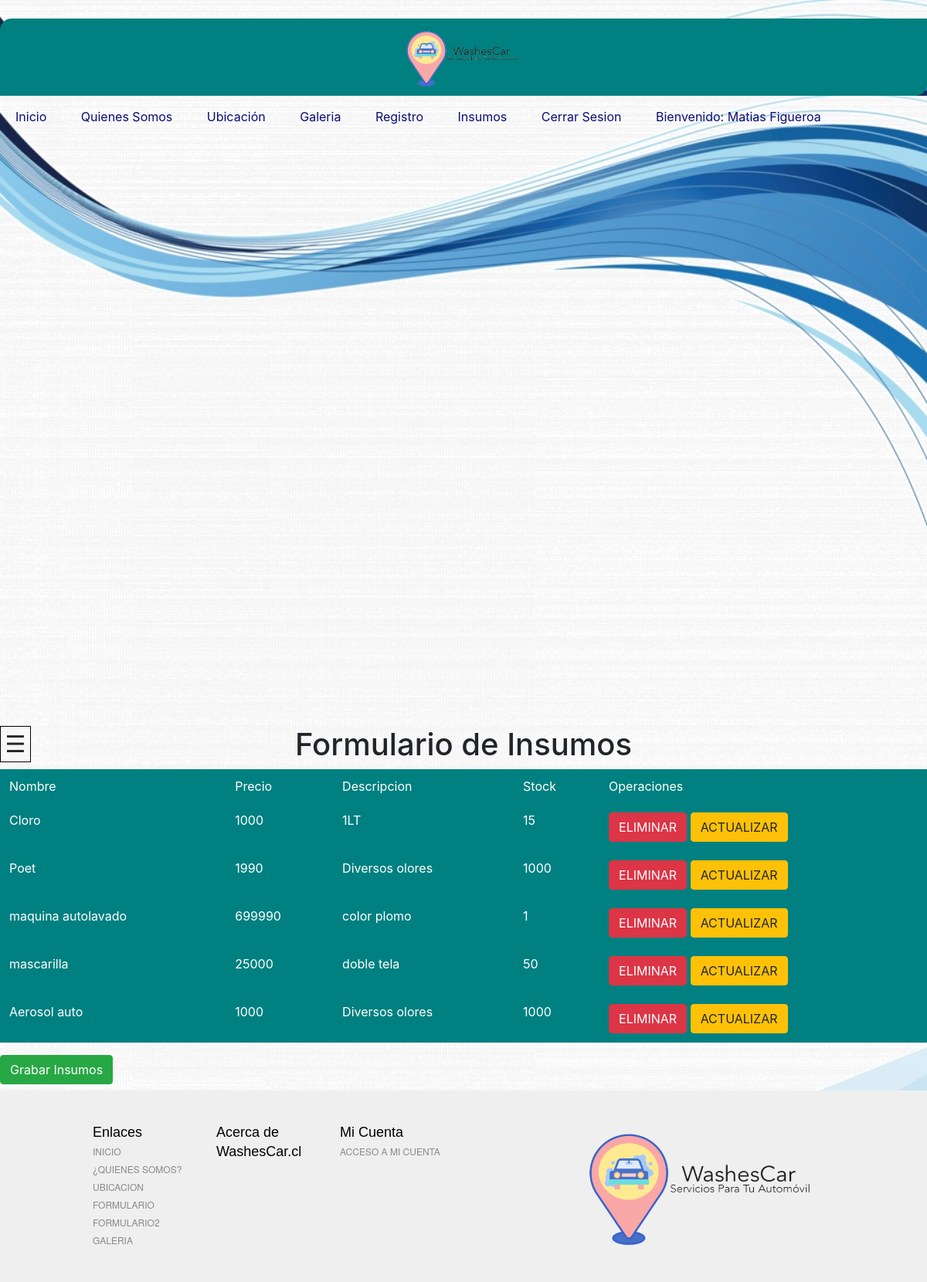
The page /lista_insumos/ (signed in) on the database its author committed.
### washescar/models.py (models this page shows, shortened)
class Insumos(models.Model):
    id = models.IntegerField(primary_key=True)
    nombre = models.TextField()
    precio = models.IntegerField()
    descripcion = models.TextField()
    stock = models.IntegerField()

### washescar/views.py (the view)
# urls.py: path('lista_insumos/',lista_insumos,name='LISTAINSUMOS'),
@login_required(login_url='/login/')
@permission_required('washescar.view_insumos',login_url='/login/')
def lista_insumos(request):
    insumos = Insumos.objects.all()
    return render(request,'web/admin_insumos.html',{'lista_insumos':insumos})

### washescar/templates/web/admin_insumos.html (shortened to what this page needs)
﻿ {% extends "web/plantilla.html" %}
{% load static %}
    {%  block estilos %}
      <link rel="stylesheet" href="https://cdn.jsdelivr.net/npm/bootstrap@4.5.3/dist/css/bootstrap.min.css">
    {% endblock estilos %}
    {%  block contenido %}
      <div class="contenido" >
        <div id="boton-menu">
            <span id="abrir" class="abrir-cerrar" href="javascript:void(0)" onclick="mostrar()">&#9776;</span><span id="cerrar" class="abrir-cerrar" href="#" onclick="ocultar()">&#9776;</span>
        </div>
        <h1 style="text-align: center;">Formulario de Insumos</h1>
        <table style="background-color: teal;" class="table table-borderless table-dark" >
            <tr>
                <td>Nombre</td>
                <td>Precio</td>
                <td>Descripcion</td>
                <td>Stock</td>
                <td>Operaciones</td>
            </tr>
            {% for item in lista_insumos %}
            <tr>
                <td>{{item.nombre}}</td>
                <td>{{item.precio}}</td>
                <td>{{item.descripcion}}</td>
                <td>{{item.stock}}</td>
                <td>
                    <button type="button" class="btn btn-danger" onclick="eliminar('{{item.nombre}}')">ELIMINAR</button>
                    <button type="button" class="btn btn-warning" onclick="modificar('{{item.nombre}}')">ACTUALIZAR</button>
                </td>
            </tr>
            {% endfor %}
        </table>
        <button type="button" onclick=AgregarInsumos() class="btn btn-success">Grabar Insumos</button>
      </div>
{% endblock contenido %}

### washescar/templates/web/plantilla.html (shortened to what this page needs)
<!DOCTYPE html>
<html lang="es">
<head>
  {% load static %}
    <link rel="stylesheet" href="{% static 'css/main.css' %}">
    {% block estilos %}
    {% endblock estilos %}
</head>
<body background="{% static 'img/fondopag.jpg' %}">
    <header>
      <img id="logoH" src="{% static 'img/washesLogo.png' %}" width="42" height="42" >
    </header>
    <nav>
        <ol class="menu">
              <li><a href="{% url 'IND' %}">Inicio</a></li>
              <li><a href="{% url 'QUIENES' %}">Quienes Somos</a></li>
              <li><a href="{% url 'UBI' %}">Ubicación</a></li>
              <li><a href="{% url 'GAL' %}">Galeria</a></li>
               <li><a href="{% url 'FOR' %}">Registro</a></li>
              {% if user.is_authenticated %}
                <li><a href="{% url 'FORDOS' %}">Insumos</a></li>
                <li> <a href="{% url 'SALIR' %}">Cerrar Sesion</a></li>
                <li> <a href="">Bienvenido: {{user.first_name}} {{user.last_name}}</a> </li>
              {% else %}
                <li><a href="{% url 'LOG' %}">Iniciar Sesion</a></li>
              {% endif %}
        </ol>
    </nav>
        {% block contenido %}
        {% endblock contenido %}
            <footer>
                <div class="footer-gray">
                  <div class="footer-custom">
                    <div class="footer-lists">
                      <div class="footer-list-wrap">
                        <h6 class="ftr-hdr">Enlaces</h6>
                        <ul class="ftr-links-sub">
                        <li><a href="{% url 'IND' %}" rel="nofollow">Inicio</a></li>
                          <li><a href="quienes_somos.html" rel="nofollow">¿Quienes Somos?</a></li>
                          <li><a href="ubicacion.html" rel="nofollow">Ubicacion</a></li>
                          <li><a href="formulario.html" rel="nofollow">Formulario</a></li>
                          <li><a href="formulario2.html">Formulario2</a></li>
                          <li><a href="galeria.html" rel="nofollow">Galeria</a></li>
                        </ul>
                      </div>
                      <div class="footer-list-wrap">
                        <h6 class="ftr-hdr">Acerca de  WashesCar.cl</h6>
                      </div>
                      <div class="footer-list-wrap">
                        <h6 class="ftr-hdr">Mi Cuenta</h6>
                        <ul class="ftr-links-sub">
                          <art:content rule="!loggedin">
                            <li class="ftr-Login"><span class="link login-trigger">Acceso a Mi Cuenta</span></li>
                          </art:content>
                        </ul>
                      </div>
                    </div>
                    <div>
                       <img src="{% static 'img/washesLogo.png' %}" width="300" height="200" alt="">
                    </div>
                  </div>
                </div>
              </footer>
</body>
</html>

### washescar/static/css/main.css (style rules this page uses)
body { font-family: 'Segoe UI', Tahoma, Geneva, Verdana, sans-serif; font-size: 100%; background-attachment: fixed; min-height: 100%; min-width: 100%; background-size: cover; }
header { background-color: teal; height: 100px; width: 100%; border-radius: 15px 0px 15px 0px; background-attachment: fixed; }
#logoH { display: flex; width: 150px; height: 100px; margin-left: auto; margin-right: auto; }
nav { margin: 0%; }
.menu { background: url("imagenes/fondopag.jpg"); width: auto; color: rgb(14, 119, 5); margin-top: 5px auto; min-height: 100%; min-width: 100%; background-size: cover; }
.menu >li { position: relative; display: inline-block; }
.menu >li >a { display: block; padding: 15px 20px; color: rgb(13, 13, 116); text-decoration: none; }
.abrir-cerrar { display: block; width: 40px; text-align: center; font-size: 30px; border: 1px solid #000; position: fixed; cursor: pointer; }
footer { transition: all 500ms linear; }
.footer-gray { background-color: #EFEFEF; width: 100%; }
.footer-custom { color: #888; font: normal normal 12px/1.4 "HelveticaNeue-Light", "Helvetica Neue Light", "Helvetica Neue", Helvetica, Arial, "Lucida Grande", sans-serif; max-width: 1008px; box-sizing: border-box; margin: 0 auto; padding: 24px; }
.footer-custom:after { display: table; clear: both; content: ""; }
.footer-lists:after { display: table; clear: both; content: ""; }
.ftr-hdr { color: #000; font: 22px/1.4 'BebasNeueRegular', BebasNeue, 'Bebas Neue', Arial, sans-serif; margin: 1em 0 0; }
@media only screen and (min-width: 768px) { .ftr-hdr { font-size: 18px; } }
.footer-list-wrap { width: 50%; float: left; box-sizing: border-box; }
@media only screen and (min-width: 568px) { .footer-list-wrap { width: 33.3333%; } }
@media only screen and (min-width: 768px) { .footer-list-wrap { width: 25%; } }
.ftr-links-sub { padding: 0; margin: 0; }
.ftr-links-sub:after { display: table; clear: both; content: ""; }
.ftr-links-sub li { display: block; list-style-type: none; margin: 0; padding: 3px 0; color: #888; font: normal normal 12px "HelveticaNeue-Light", "Helvetica Neue Light", "Helvetica Neue", Helvetica, Arial, "Lucida Grande", sans-serif; text-transform: uppercase; }
.footer-custom a, .footer-custom a:link, .footer-custom a:visited, .ftr-links-sub li .link { text-decoration: none; color: #888; padding: 5px 0; display: block; }
@media only screen and (min-width: 768px) { .footer-custom a, .footer-custom a:link, .footer-custom a:visited, .ftr-links-sub li .link { padding: 0; } }
@media only screen and (min-width: 768px) { .footer-lists { width: 100%; } }
@media only screen and (min-width: 1008px) { .footer-lists { width: 66.6666%; float: left; } }

### rows shown on the page
Insumos: nombre "Cloro", precio "1000", descripcion "1LT", stock "15"
Insumos: nombre "Poet", precio "1990", descripcion "Diversos olores", stock "1000"
Insumos: nombre "maquina autolavado", precio "699990", descripcion "color plomo", stock "1"
Insumos: nombre "mascarilla", precio "25000", descripcion "doble tela", stock "50"
Insumos: nombre "Aerosol auto", precio "1000", descripcion "Diversos olores", stock "1000"

### other values the page prints
{{ user.first_name }} "Matias"
{{ user.last_name }} "Figueroa"
